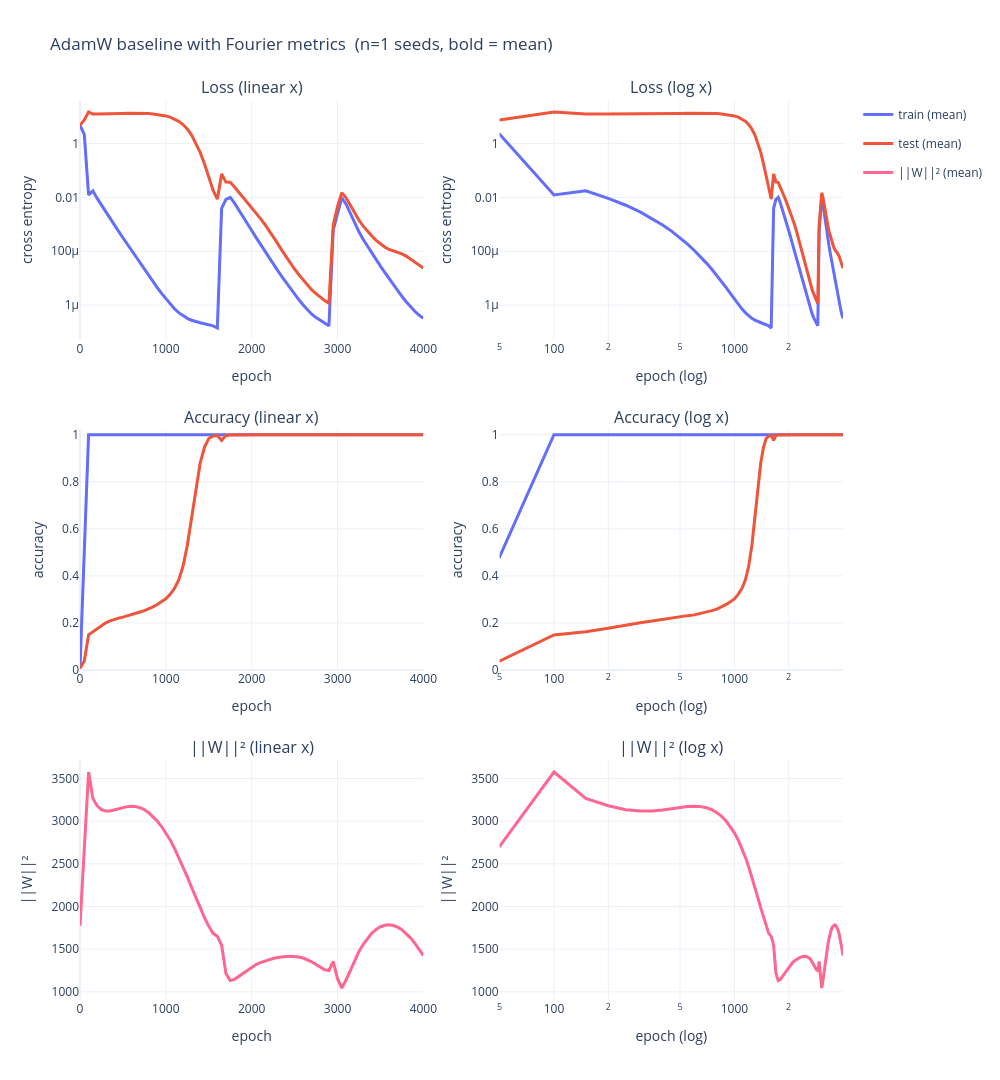

Write notebook code for a chart like this one.
### Code cell
plots.plot_seeds_overlay(
    results,
    title='AdamW baseline with Fourier metrics',
    aggregate='mean',
)
